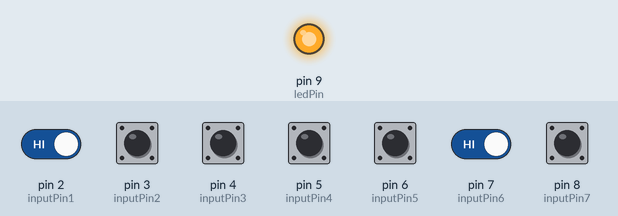
A sketch run on a simulated Arduino Uno, built with avr-gcc and run on an emulated ATmega328P. Shown: output pins drawn as LEDs (lit = HIGH). Dashed ring = blinking. The test bench sets the inputs (shaded band); at power-on: pin 2 (inputPin1), pin 3 (inputPin2), pin 4 (inputPin3), pin 5 (inputPin4), pin 6 (inputPin5), pin 7 (inputPin6), pin 8 (inputPin7) HIGH.

Above: at 1.8 s.
1.9 s: pin 2 (inputPin1) driven LOW
At 2.12 s:
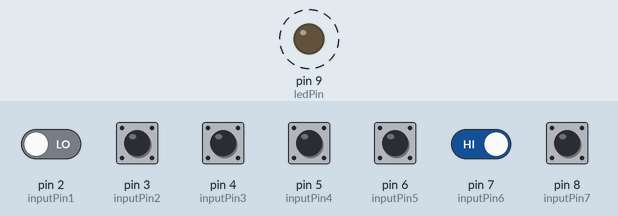
4.9 s: pin 7 (inputPin6) driven LOW
At 5.12 s:
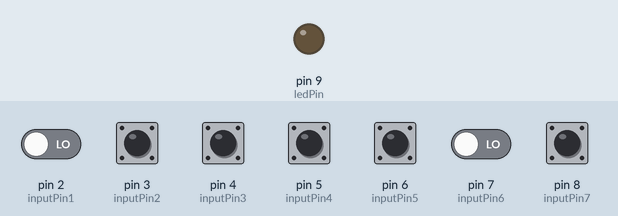
Timing chart, 0 to 13.9 s (numbered marks = the images above; inputs shaded):
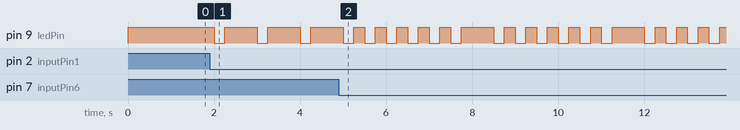

Measured:
- after the input at 1.9 s, pin 9 (ledPin): alternates HIGH for 0.75 s and LOW for 0.25 s, starting after 0.10 s

The sketch:

Input_Test.ino
```cpp
const int inputPin1 = 2;
const int inputPin2 = 3;
const int inputPin3 = 4;
const int inputPin4 = 5;
const int inputPin5 = 6;
const int inputPin6 = 7;
const int inputPin7 = 8;
const int ledPin    = 9;

void setup() {
  pinMode(inputPin1, INPUT);
  pinMode(inputPin2, INPUT);
  pinMode(inputPin3, INPUT);
  pinMode(inputPin4, INPUT);
  pinMode(inputPin5, INPUT);
  pinMode(inputPin6, INPUT);
  pinMode(inputPin7, INPUT);
  pinMode(ledPin, OUTPUT);
}

void loop() {

  int pin1 = digitalRead(inputPin1);
  int pin2 = digitalRead(inputPin2);
  int pin3 = digitalRead(inputPin3);
  int pin4 = digitalRead(inputPin4);
  int pin5 = digitalRead(inputPin5);
  int pin6 = digitalRead(inputPin6);
  int pin7 = digitalRead(inputPin7);

  int x = 0;
  if (pin1 == LOW) {
    x = 1;
  }
  if (pin2 == LOW) {
    x = 2;
  }
  if (pin3 == LOW) {
    x = 3;
  }
  if (pin4 == LOW) {
    x = 4;
  }
  if (pin5 == LOW) {
    x = 5;
  }
  if (pin6 == LOW) {
    x = 6;
  }
  if (pin7 == LOW) {
    x = 7;
  }

  if (x == 0) {
    digitalWrite(ledPin, 1);
  } else {
    for (int i=0; i<x; i++) {
      digitalWrite(ledPin, 0);
      delay(250);
      digitalWrite(ledPin, 1);
      delay(250);
    }
  }

  delay(500);
}
```
